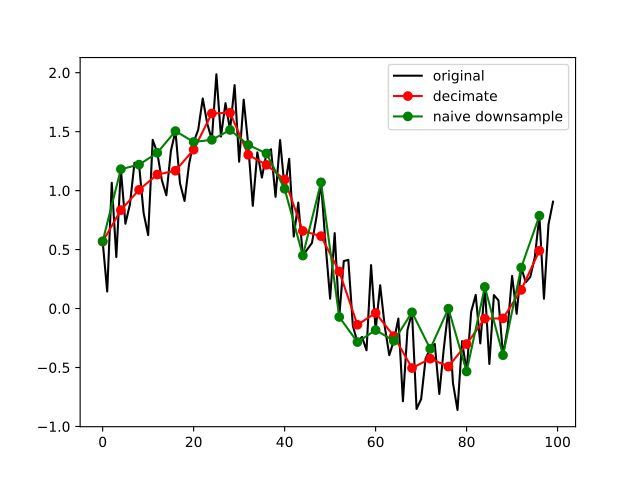

Recreate this plot in Python.
import pynapple as nap
import numpy as np
import matplotlib.pyplot as plt
noisy_data = np.random.rand(100) + np.sin(np.linspace(0, 2 * np.pi, 100))
tsd = nap.Tsd(t=np.arange(100), d=noisy_data)
new_tsd = tsd.decimate(down=4)
plt.plot(tsd, color="k", label="original") #doctest: +ELLIPSIS
# Expected:
## [<matplotlib.lines.Line2D at ...
plt.plot(new_tsd, color="r", marker="o", label="decimate") #doctest: +ELLIPSIS
# Expected:
## [<matplotlib.lines.Line2D at ...
plt.plot(tsd[::4], color="g", marker="o", label="naive downsample") #doctest: +ELLIPSIS
# Expected:
## [<matplotlib.lines.Line2D at ...
plt.legend() #doctest: +ELLIPSIS
# Expected:
## <matplotlib.legend.Legend at ...
plt.show()
